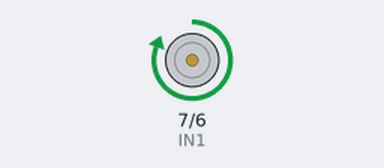
Bench run of a sketch on a simulated Arduino Uno, built with avr-gcc and run on an emulated ATmega328P. Parts: motor-driver pin pairs drawn as motors (green arrow = first pin HIGH = forward, orange = second pin HIGH = backward, longer = more drive, scaled by the enable pin).

Above: at 0.1 s.
At 1.1 s:
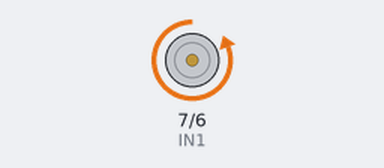
At 2.1 s:
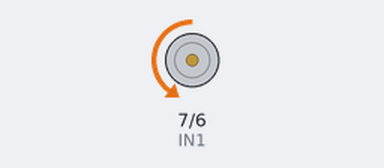
At 39.9 s:
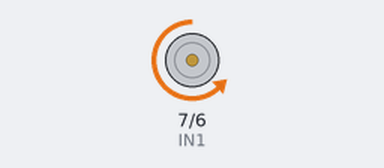
Timing chart, 0 to 40.0 s (numbered marks = the images above):
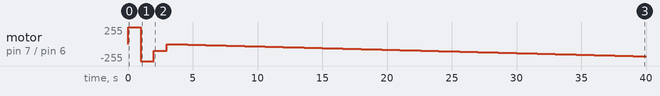

The sketch:

single_motor.ino
```cpp
const int ENA = 9;
const int IN1 = 7;
const int IN2 = 6;


void setup() {
  pinMode(ENA, OUTPUT);
  pinMode(IN1, OUTPUT);
  pinMode(IN2, OUTPUT);
}

void loop() {
  analogWrite(ENA, 255);
  digitalWrite(IN1, HIGH);
  digitalWrite(IN2, LOW);
  delay(1000);

  analogWrite(ENA, 255);
  digitalWrite(IN1, LOW);
  digitalWrite(IN2, HIGH);
  delay(1000);

  analogWrite(ENA, 100);
  delay(1000);

  for (int v = 0; v < 255; ++v) {
    analogWrite(ENA, v);
    delay(200);
  }
}
```

Measured:
- by itself, motor on pin 7 (IN1) / pin 6 (IN2): stopped → forward 255/255 at 0.00 s, → backward 255/255 1.0 s later, → backward 100/255 1.0 s later, → stopped 1.0 s later, … (188 changes in this stretch)
